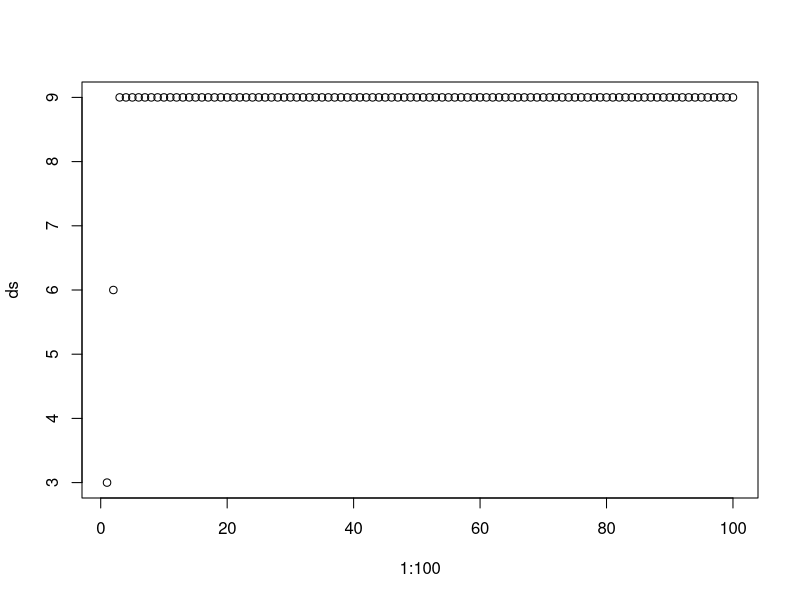

This figure's R source:
# Function to calculate the probability under Benford's Law for a given leading digit
benford_prob <- function(d) {
  log10(1 + 1 / d)
}

# Function to calculate the probability under Zipf's Law for a given rank
zipf_prob <- function(r, N, s) {
  zipf_normalizer <- sum(1 / (1:N)^s)
  (1 / r^s) / zipf_normalizer
}

# Function to find the leading digit d for a given rank r
find_leading_digit <- function(r, N, s) {
  # Calculate Zipf probability for rank r
  Pr <- zipf_prob(r, N, s)

  # Find the digit d (1 to 9) whose Benford probability is closest to Pr
  possible_digits <- 1:9
  benford_probs <- sapply(possible_digits, benford_prob)

  # Find the closest digit
  d <- possible_digits[which.min(abs(benford_probs - Pr))]

  return(d)
}

# Example parameters
N <- 1000  # Total number of elements
s <- 1     # Zipf exponent
r <- 5     # Example rank

# Find the leading digit for the given rank r
d_value <- find_leading_digit(r, N, s)

# Print the result
cat("The leading digit d for rank", r, "is:", d_value, "\n")

ds <- c()

for (i in 1:100) {
  ds <- c(ds, find_leading_digit(i, N, s))
}

plot(1:100, ds)
